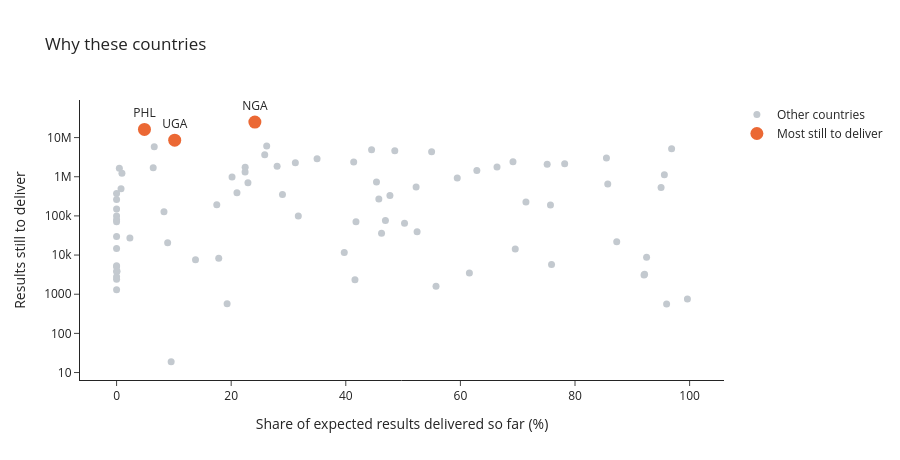

The code cell stored with this chart in its notebook:
### Markdown cell above
## Slide 3 · Three-year priorities (one rule: most still to deliver)

### Code cell
clean = ctry[ctry.achieved.notna() & (ctry.expected > 0) & (ctry.achieved <= ctry.expected)].copy()  # data checks are not ranked
clean["still_to_deliver"] = clean.expected - clean.achieved
clean["delivered_share"] = clean.achieved / clean.expected
ranked = clean[clean.still_to_deliver > 0].sort_values("still_to_deliver", ascending=False)
top3 = ranked.head(3)
print("✓" if list(top3.iso3) == SHOWN["top3"] else "⚠ (updated since snapshot?)", "top 3:", list(top3.iso3))
g = ranked.still_to_deliver.values
cut = (g[2] * g[3]) ** 0.5 if len(g) > 3 else g[-1] * 0.85  # line between the 3rd and 4th country
sel = ranked.index.isin(top3.index)
fig = go.Figure([go.Scatter(x=100 * ranked.delivered_share[~sel], y=ranked.still_to_deliver[~sel], mode="markers", name="Other countries",
                            marker=dict(color="#c3c9cf", size=7), text=ranked.iso3[~sel]),
                 go.Scatter(x=100 * top3.delivered_share, y=top3.still_to_deliver, mode="markers+text", name="Most still to deliver",
                            marker=dict(color="#eb6834", size=13), text=top3.iso3, textposition="top center")])
fig.add_hline(y=cut, line_dash="dash", annotation_text="Top 3 still to deliver ↑")
fig.update_layout(template="simple_white", height=460, yaxis_type="log", xaxis_title="Share of expected results delivered so far (%)",
                  yaxis_title="Results still to deliver", title="Why these countries")
fig.show()
print("not ranked (achieved above expected):", list(ctry[ctry.achieved > ctry.expected].iso3))
top3

### Figure 1 — Plotly figure (JSON) as saved in the notebook; plotly's stock layout.template omitted (floating-point values rounded to 4 significant figures)
{"data": [{"marker": {"color": "#c3c9cf", "size": 7}, "mode": "markers", "name": "Other countries", "text": ["PAK", "MDG", "IND", "GHA", "CIV", "MWI", "BRA", "TUR", "MLI", "CMR", "UZB", "BFA", "KEN", "COD", "MRT", "ARG", "BGD", "TCD", "SLV", "SDN", "CAF", "COG", "ETH", "BDI", "KHM", "ZMB", "LAO", "LKA", "SEN", "AFG", "SSD", "GIN", "PNG", "LBR", "COL", "AGO", "GNB", "UKR", "LSO", "KGZ", "PRY", "GMB", "BTN", "SWZ", "COM", "TLS", "IDN", "LBN", "ECU", "GUY", "STP", "BRB", "XKX", "BEN", "TUN", "VNM", "CPV", "MDV", "URY", "LCA", "GRD", "TON", "BLZ", "DOM", "VCT", "DMA", "MNG", "MKD", "DJI", "BOL", "JAM", "FSM", "BIH", "AZE", "HND", "SLB", "HRV", "GAB"], "type": "scatter", "x": [26.2, 6.573, 96.86, 44.5, 48.55, 54.98, 25.85, 85.49, 34.99, 69.18, 41.38, 31.2, 78.2, 75.14, 28.02, 66.39, 22.44, 6.392, 0.4829, 62.87, 22.43, 0.9358, 95.59, 20.15, 59.45, 45.36, 22.92, 85.71, 52.27, 95.02, 0.7794, 21.01, 0.0, 28.95, 47.7, 45.77, 0.0, 71.44, 17.49, 75.72, 0.0, 8.273, 0.0, 31.72, 0.0, 46.92, 41.78, 0.0, 50.25, 52.44, 46.24, 0.0, 2.326, 87.28, 8.913, 0.0, 69.57, 39.73, 92.49, 17.83, 13.77, 75.9, 0.0, 0.0, 0.07798, 0.0, 61.57, 92.14, 92.05, 0.0, 0.0, 41.6, 55.74, 0.0, 99.62, 19.29, 95.99, 9.524], "y": [6101000.0, 5792000.0, 5160000.0, 4869000.0, 4633000.0, 4356000.0, 3646000.0, 3030000.0, 2896000.0, 2425000.0, 2384000.0, 2264000.0, 2137000.0, 2082000.0, 1840000.0, 1769000.0, 1748000.0, 1703000.0, 1649000.0, 1439000.0, 1319000.0, 1234000.0, 1127000.0, 991700.0, 926600.0, 734400.0, 704600.0, 650000.0, 548400.0, 530100.0, 496100.0, 392900.0, 375000.0, 354000.0, 332500.0, 271300.0, 262000.0, 226200.0, 191400.0, 189000.0, 150900.0, 127600.0, 100000.0, 99010.0, 79380.0, 76440.0, 71050.0, 71010.0, 64960.0, 39600.0, 35990.0, 30000.0, 27090.0, 22020.0, 20570.0, 14650.0, 14370.0, 11560.0, 8842.0, 8301.0, 7550.0, 5764.0, 5300.0, 5000.0, 3844.0, 3825.0, 3482.0, 3225.0, 3097.0, 2800.0, 2400.0, 2336.0, 1595.0, 1300.0, 750.0, 569.0, 562.0, 19.0]}, {"marker": {"color": "#eb6834", "size": 13}, "mode": "markers+text", "name": "Most still to deliver", "text": ["NGA", "PHL", "UGA"], "textposition": "top center", "type": "scatter", "x": [24.13, 4.866, 10.14], "y": [24820000.0, 16130000.0, 8566000.0]}], "layout": {"annotations": [{"showarrow": false, "text": "Top 3 still to deliver ↑", "x": 1, "xanchor": "right", "xref": "x domain", "y": 7229000.0, "yanchor": "bottom", "yref": "y"}], "height": 460, "shapes": [{"line": {"dash": "dash"}, "type": "line", "x0": 0, "x1": 1, "xref": "x domain", "y0": 7229000.0, "y1": 7229000.0, "yref": "y"}], "title": {"text": "Why these countries"}, "xaxis": {"title": {"text": "Share of expected results delivered so far (%)"}}, "yaxis": {"title": {"text": "Results still to deliver"}, "type": "log"}}}
